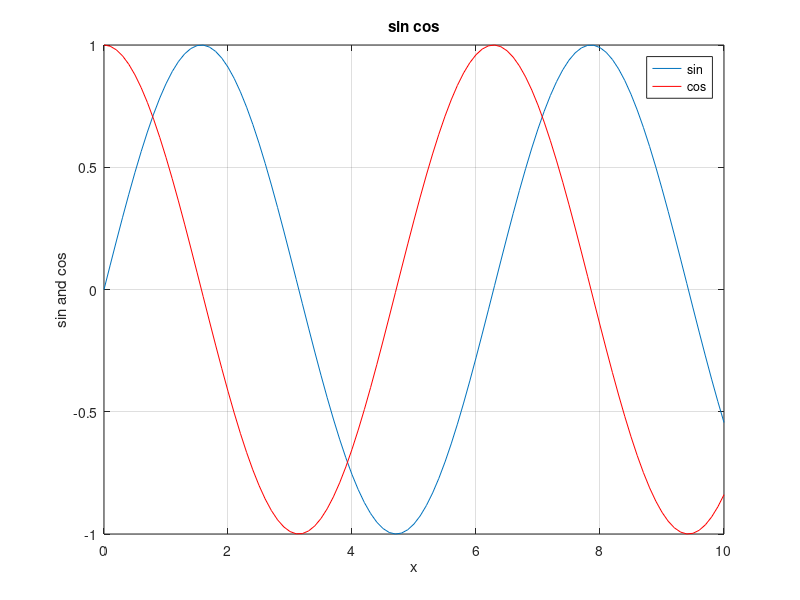

Reproduce this figure in MATLAB.
clc
clear all

x = 0:0.1:10;
plot(x, sin(x),x, cos(x) , "r" );
title("sin cos");
xlabel("x")
ylabel("sin and cos")
legend("sin","cos")
grid on % toggle current axes grid visibility
